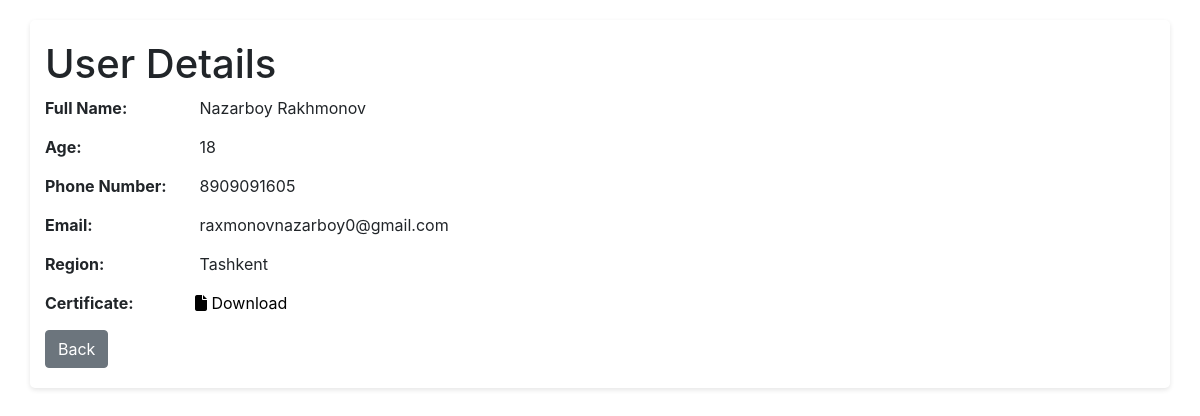
The page /users/1/ on the database its author committed.
### users/models.py (models this page shows, shortened)
class UserModel(models.Model):
    full_name = models.CharField(max_length=128)
    age = models.IntegerField()
    phone_number = models.CharField(max_length=13)
    email = models.EmailField()
    region = models.CharField(max_length=20)
    certificate = models.FileField(upload_to="media/certificates", null=True)
    class Meta:
        verbose_name = 'User'
        verbose_name_plural = 'Users'

### users/views.py (the view)
# urls.py: path('<int:pk>/', UserDetailView, name='detail'),
def UserDetailView(request, pk):
    current_user = UserModel.objects.filter(id=pk).first()
    if current_user:
        context = {
            'user': current_user,
        }
        return render(request, 'user-detail.html', context=context)
    else:
        return HttpResponse('User Could Not Be Found!')

### templates/user-detail.html (shortened to what this page needs)
{% load static %}
<html lang="en">
<head>
    <link rel="stylesheet" href="{% static 'css/user-detail.css' %}">
    <link rel="stylesheet" href="https://cdn.jsdelivr.net/npm/bootstrap@4.0.0/dist/css/bootstrap.min.css"
>
    <link rel="stylesheet" href="https://cdnjs.cloudflare.com/ajax/libs/font-awesome/6.5.2/css/all.min.css"
/>
</head>
<body>
<div class="container">
    <h1>User Details</h1>
    <div class="user-detail">
        <strong>Full Name:</strong> {{user.full_name}}
    </div>
    <div class="user-detail">
        <strong>Age:</strong> {{user.age}}
    </div>
    <div class="user-detail">
        <strong>Phone Number:</strong> {{user.phone_number}}
    </div>
    <div class="user-detail">
        <strong>Email:</strong> {{user.email}}
    </div>
    <div class="user-detail">
        <strong>Region:</strong> {{user.region}}
    </div>
    <div class="user-detail">
        <strong>Certificate:</strong><a style="color:black" href="{%url 'users:download' pk=user.id %}"><i
            class="fa-solid fa-file"></i> Download</a>
    </div>
    <a style="color:black" href="{% url 'users:list' %}">
        <button type="button" class="btn btn-secondary">Back</button>
    </a>
</div>
</body>
</html>

### assets/css/user-detail.css (style rules this page uses)
body { font-family: Arial, sans-serif; background-color: #f4f4f4; padding: 20px; }
.container { max-width: 600px; margin: 0 auto; background-color: #fff; padding: 20px; border-radius: 5px; box-shadow: 0 2px 5px rgba(0, 0, 0, 0.1); }
h1 { color: #333; }
.user-detail { margin-bottom: 15px; }
.user-detail strong { display: inline-block; width: 150px; font-weight: bold; }

### rows shown on the page
UserModel: full_name "Nazarboy Rakhmonov", age "18", phone_number "8909091605", email "raxmonovnazarboy0@gmail.com", region "Tashkent"
